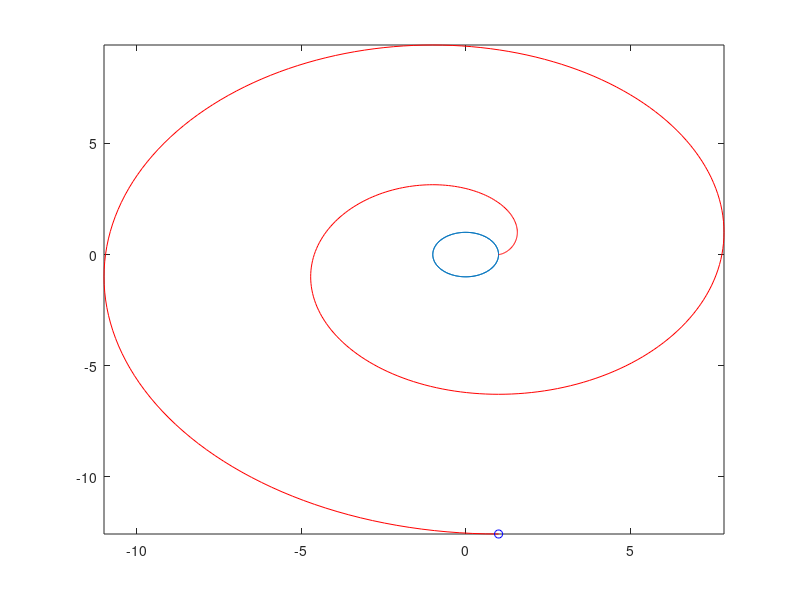

The MATLAB script that drew this image:
  x = @(t) cos(t);
  y = @(t) sin(t);
  t = 0:0.01*pi:4*pi;
  h = 1e-4;
  dfx = @(t) (x(t + h) - x(t)) / h;
  dfy = @(t) (y(t + h) - y(t)) / h;
  a1 = 0;
  someFunc = @(t) sqrt((dfx(t)) .^ 2 + (dfy(t)) .^ 2);
  integr = @(t) ((t - a1) ./ 6) .* (someFunc(a1) + 4 * someFunc((a1 + t) / 2) + someFunc(t));
  X3 = x(t) - dfx(t) .* integr(t) ./ someFunc(t);
  Y3 = y(t) - dfy(t) .* integr(t) ./ someFunc(t);
  plot(x(t), y(t));
  hold on;
  axis([-15 15 -15 15])
  comet(X3, Y3)
